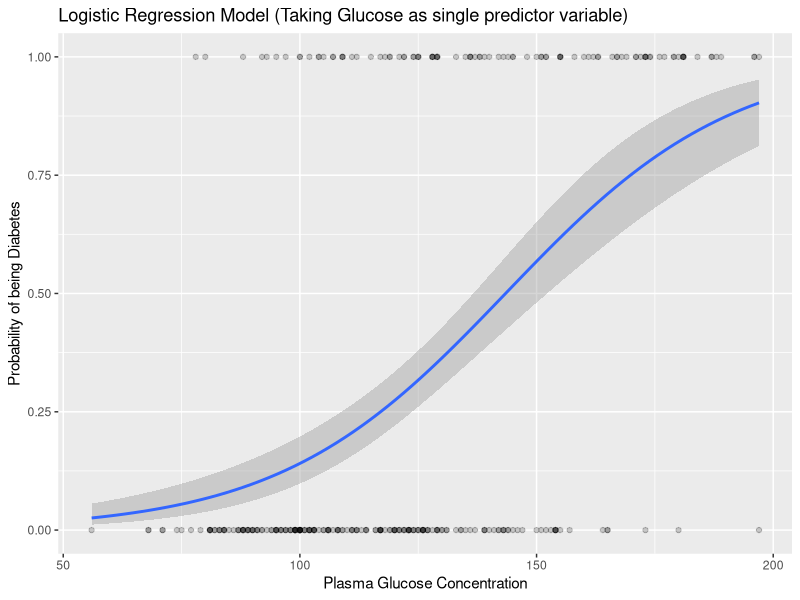

The R source for this figure:
install.packages("dplyr")
install.packages("tidyverse")
library(dplyr)
library(tidyverse)
x <- (1:5)
y = (1:5)
y
z = data.frame(x,y)
z
a = sum(z)
length(a)
rates <- c(0.06, 0.07, 0.05, 0.09, 0.09, 
           0.08, 0.08, 0.08)
t <- seq(1,8)
print(t)
pv.1 <- sum(1/(1+ rates)^t)
print(pv.1)

#####
###Required Packages 
library(tidyverse)
install.packages("caret")
library(caret)
install.packages("mlbench")
library(mlbench)
data("PimaIndiansDiabetes2")
View(PimaIndiansDiabetes2)
??set.seed()
library(dplyr)


PimaIndiansDiabetes2 <-  na.omit(PimaIndiansDiabetes2)
###Creating Partitions and defining the samples from the dataset : 
training_samples <- PimaIndiansDiabetes2$diabetes %>%
  createDataPartition(p = 0.8, list = FALSE)

###Segregating training and testing data separately : 
trainingdata_samples <- PimaIndiansDiabetes2[training_samples,]
testigdata_sample <- PimaIndiansDiabetes2[-training_samples,]
###Building up the model : 
model <- glm(diabetes ~., data = trainingdata_samples, family = binomial())
summary(model)

###Making Predictions :
probability <- model %>%
  predict(testigdata_sample, type = "response")
predicted.classes <- ifelse(probability > 0.5, "pos","neg")
###Model Accuracy : 
mean(predicted.classes == testigdata_sample$diabetes)

model <- glm(diabetes ~ glucose, data = trainingdata_samples, family = binomial)
summary(model) $coef

newdata <- data.frame(glucose = c(20,150))

probability_1 <- model %>% predict(newdata, type = "response")
predicted.classes_1 <- ifelse(probability_1 > 0.5, "pos","neg")
predicted.classes_1

trainingdata_samples %>%
  mutate(prob = ifelse(diabetes == "pos", 1,0)) %>%
  ggplot(aes(glucose,prob)) +
  geom_point(alpha = 0.2) +
  geom_smooth(method = "glm", method.args = list(family = "binomial")) +
  labs(
    title = "Logistic Regression Model (Taking Glucose as single predictor variable)",
    x = "Plasma Glucose Concentration",
    y = "Probability of being Diabetes"
  )


